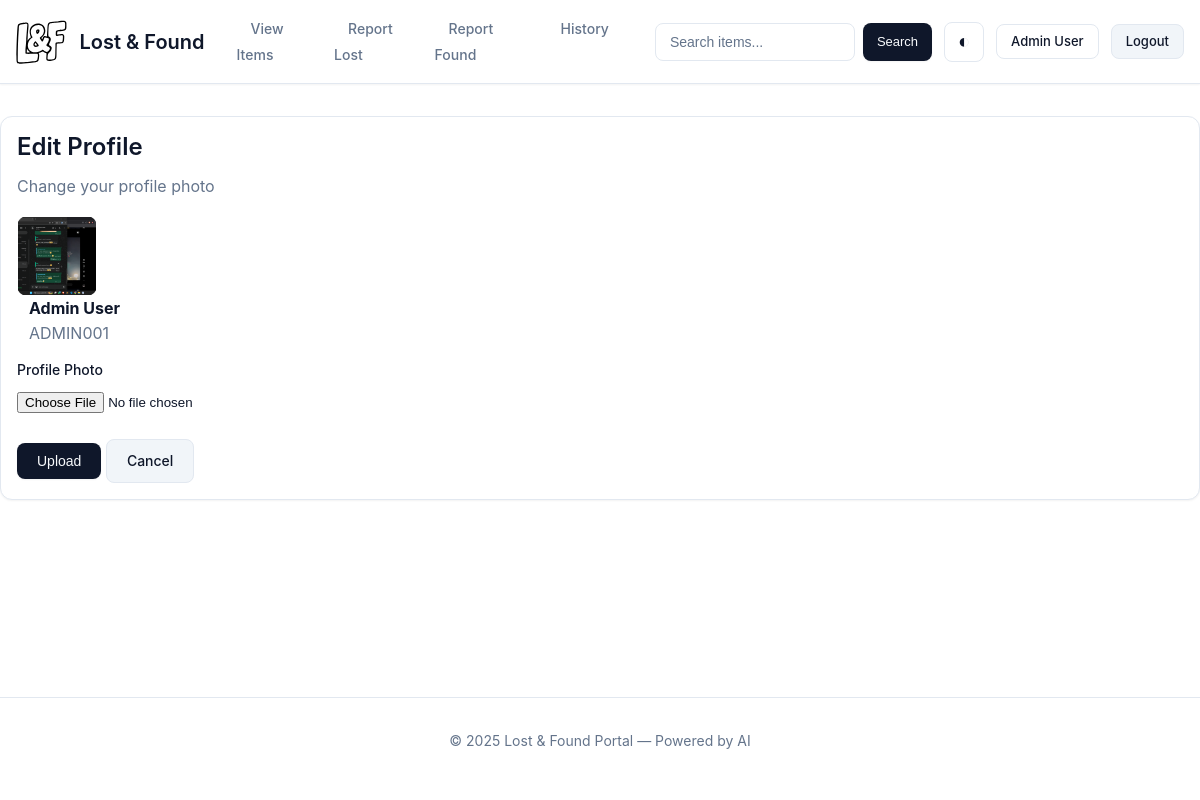
Before: /profile/edit (signed in) with the older database file.
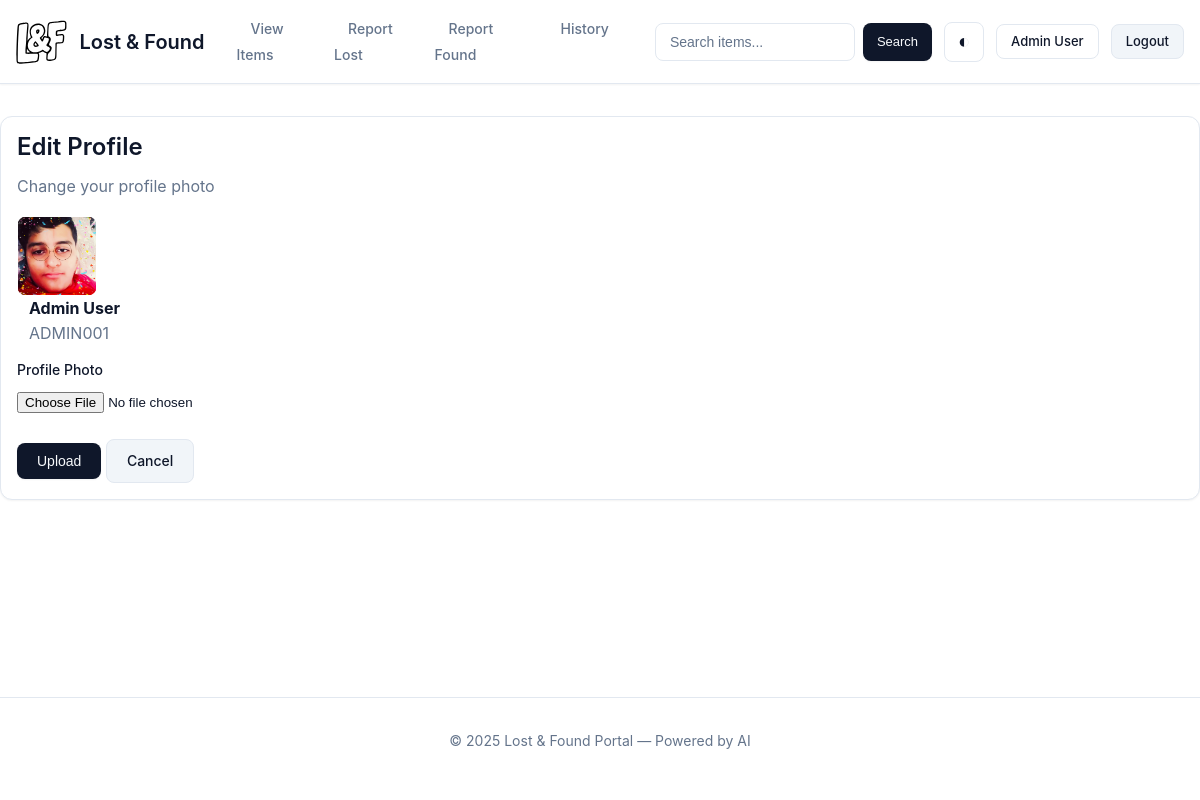
After: the same page with the newer database file.
### app.py (models this page shows, shortened)
class User(db.Model, UserMixin):
    id = db.Column(db.Integer, primary_key=True)
    registration_no = db.Column(db.String(20), unique=True, nullable=False)
    password_hash = db.Column(db.String(128), nullable=False)
    full_name = db.Column(db.String(100), nullable=False)
    email = db.Column(db.String(120), unique=True, nullable=True)
    points = db.Column(db.Integer, default=0, nullable=False)
    level = db.Column(db.String(20), default='Bronze')
    avatar_filename = db.Column(db.String(255), nullable=True)
    role = db.Column(db.String(20), default='student') # 'student', 'admin', 'hod'
    items_reported = db.relationship(
        'Item',
        backref='reporter', # Creates item.reporter to access the User object
        lazy=True,
        foreign_keys=[Item.reported_by_id] # Explicitly tells SQLAlchemy which FK to use
    )
    items_deleted = db.relationship(
        'Item',
        backref='deleter', # Creates item.deleter to access the User object
        lazy=True,
        foreign_keys=[Item.deleted_by_id] # Explicitly tells SQLAlchemy which FK to use
    )
    def is_admin(self):
        return self.role == 'admin'

### app.py (the view, shortened to what this page needs)
@app.route('/profile/edit', methods=['GET', 'POST'])
@login_required
def edit_profile():
    form = ProfilePhotoForm()
    return render_template('edit_profile.html', title='Edit Profile', form=form, user=current_user)

### app.py
class ProfilePhotoForm(FlaskForm):
    photo = FileField('Profile Photo', validators=[
        FileAllowed(ALLOWED_EXTENSIONS, 'Images only! (png, jpg, jpeg, gif)')
    ])
    submit = SubmitField('Upload')

### app.py (called while the page is built)
@login_manager.user_loader
def load_user(user_id):
    print(f"DEBUG: Flask-Login attempting to load user with ID: {user_id}")
    user = User.query.get(int(user_id))
    if user:
        print(f"DEBUG: User ID {user_id} loaded successfully: {user.full_name} ({user.role})")
    else:
        print(f"DEBUG: User ID {user_id} not found in database.")
    return user

@app.context_processor
def utility_processor():
    def can_delete_item(user):
        if not user:
            return False
        return user.is_admin() or user.is_hod()
    return dict(can_delete_item=can_delete_item)

### templates/edit_profile.html (shortened to what this page needs)
{% extends "base.html" %}
{% block content %}
<div class="row justify-content-center">
    <div class="col-md-6">
        <div class="card p-4 themed-panel glass">
            <h3>Edit Profile</h3>
            <p class="text-muted">Change your profile photo</p>
            <div class="d-flex align-items-center mb-3">
                <div style="width:80px; height:80px; overflow:hidden; border-radius:10px; background:#fff; display:flex; align-items:center; justify-content:center;">
                    {% if user.avatar_filename %}
                        <img src="{{ url_for('static', filename='uploads/' ~ user.avatar_filename) }}" alt="avatar" style="width:78px; height:78px; object-fit:cover;" />
                    {% else %}
                        <img src="{{ url_for('static', filename='uploads/Screenshot_538.png') }}" alt="avatar" style="width:78px; height:78px; object-fit:cover;" />
                    {% endif %}
                </div>
                <div style="margin-left:12px;">
                    <strong>{{ user.full_name }}</strong>
                    <div class="text-muted">{{ user.registration_no }}</div>
                </div>
            </div>
            <form method="post" enctype="multipart/form-data">
                <div class="form-group">
                    {{ form.photo.label(class_='form-label') }}
                    {{ form.photo(class_='form-control') }}
                </div>
                <div class="mt-3">
                    {{ form.submit(class_='btn btn-primary') }}
                    <a href="{{ url_for('profile') }}" class="btn btn-secondary">Cancel</a>
                </div>
            </form>
        </div>
    </div>
</div>
{% endblock content %}

### templates/base.html (shortened to what this page needs)
<!DOCTYPE html>
<html lang="en" data-theme="light">
<head>
    <link rel="stylesheet" href="{{ url_for('static', filename='css/modern.css') }}">
</head>
<body>
    <nav class="navbar">
        <div class="navbar-container">
            <a class="navbar-brand" href="{{ url_for('home') }}">
                <img src="{{ url_for('static', filename='lost_found.svg') }}" alt="Lost & Found" />
                <span>Lost & Found</span>
            </a>
            <div class="navbar-menu" id="navbarMenu">
                <ul class="nav-links">
                    <li><a class="nav-link" href="{{ url_for('items') }}">View Items</a></li>
                    {% if current_user.is_authenticated %}
                    <li><a class="nav-link" href="{{ url_for('report_lost') }}">Report Lost</a></li>
                    <li><a class="nav-link" href="{{ url_for('report_found') }}">Report Found</a></li>
                    {% if current_user.is_admin() or current_user.is_hod() %}
                    <li><a class="nav-link" href="{{ url_for('item_history') }}">History</a></li>
                    {% endif %}
                    {% endif %}
                </ul>
                <div class="navbar-actions">
                    <form class="search-form" method="get" action="{{ url_for('items') }}">
                        <input class="form-input" type="search" placeholder="Search items..." name="q"
                            value="{{ request.args.get('q','') }}">
                        <button class="btn btn-primary btn-sm" type="submit">Search</button>
                    </form>
                    <button class="theme-toggle" id="themeToggle" aria-label="Toggle dark mode"
                        title="Toggle dark mode">
                        <span id="themeIcon">◐</span>
                    </button>
                    {% if current_user.is_authenticated %}
                    <a class="btn btn-outline btn-sm" href="{{ url_for('profile') }}">{{ current_user.full_name
                        }}</a>
                    <a class="btn btn-secondary btn-sm" href="{{ url_for('logout') }}">Logout</a>
                    {% else %}
                    <a class="btn btn-outline btn-sm" href="{{ url_for('login') }}">Login</a>
                    <a class="btn btn-primary btn-sm" href="{{ url_for('register') }}">Register</a>
                    {% endif %}
                </div>
            </div>
        </div>
    </nav>
    <main class="main-content">
        {% block content %}{% endblock %}
    </main>
    <footer class="footer">
        <div class="container">
            <p class="text-sm text-muted">© {{ current_year or '2025' }} Lost & Found Portal — Powered by AI</p>
        </div>
    </footer>
</body>
</html>

Changed rows visible on the page:
changed User "Admin User": avatar_filename: picture added
